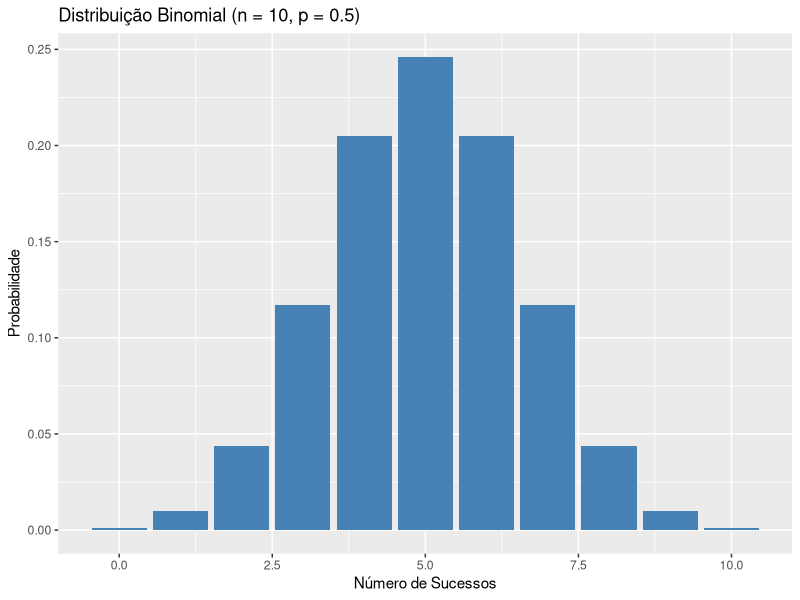
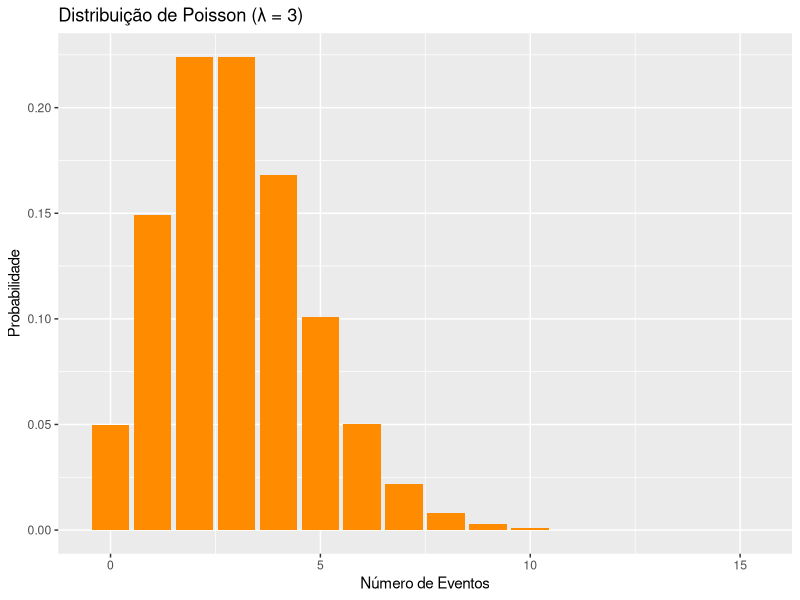
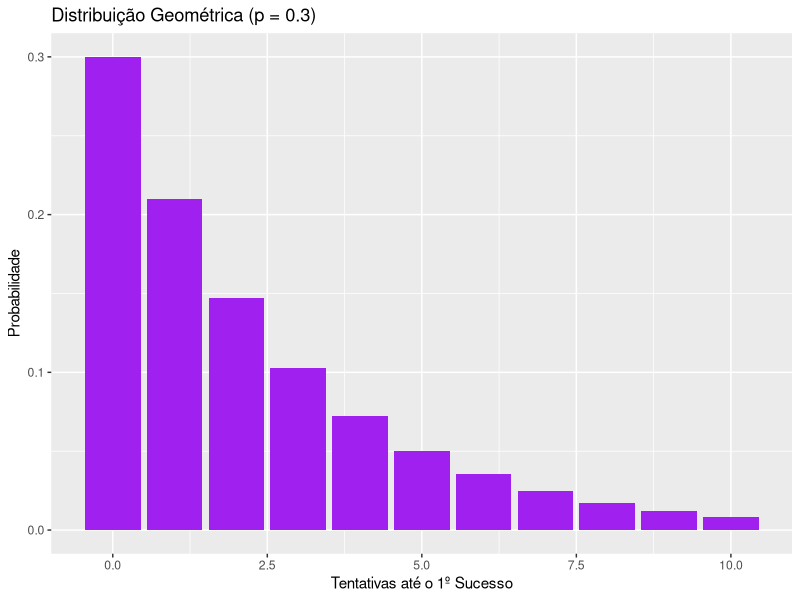
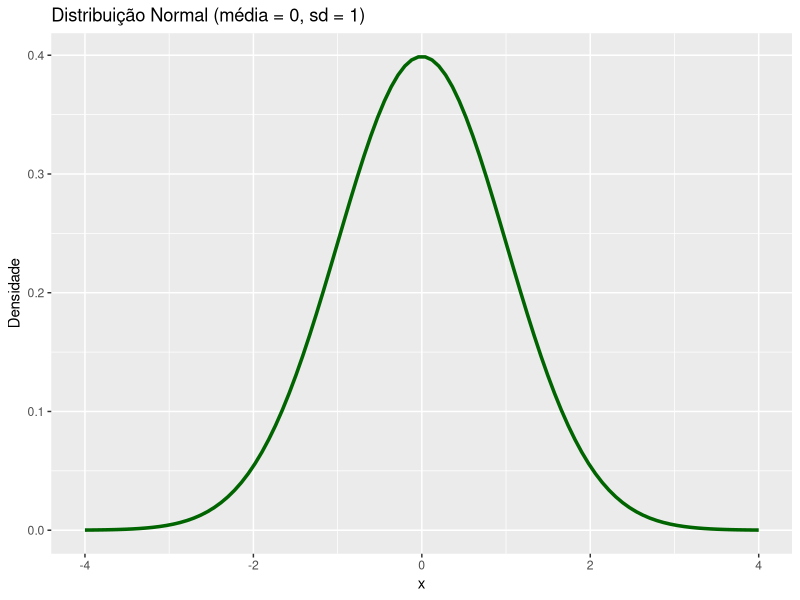
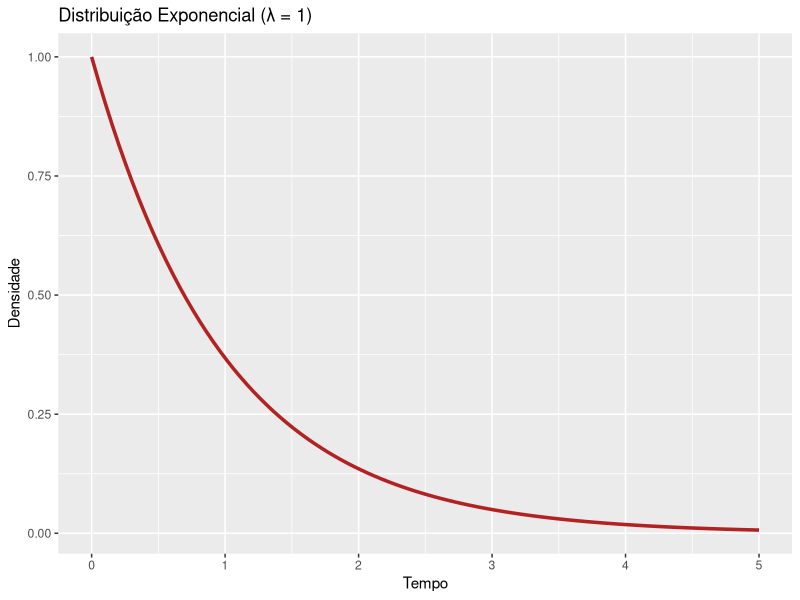
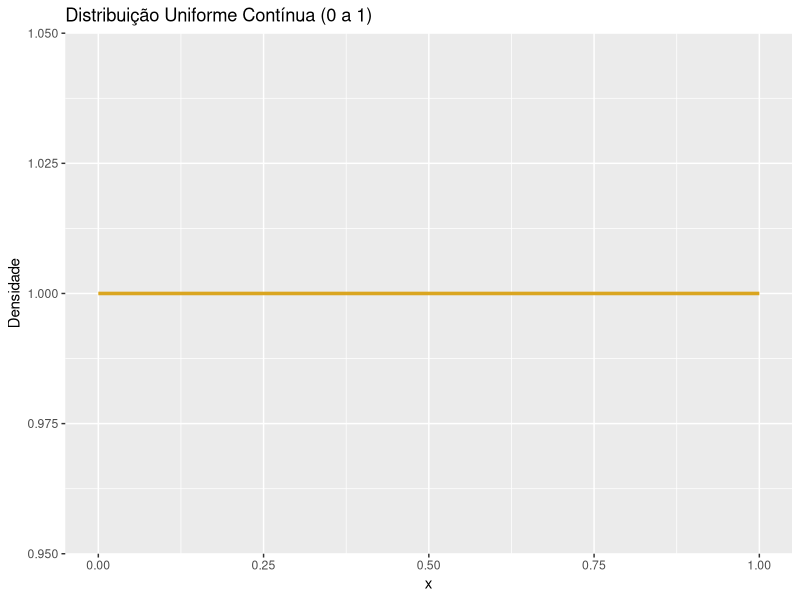
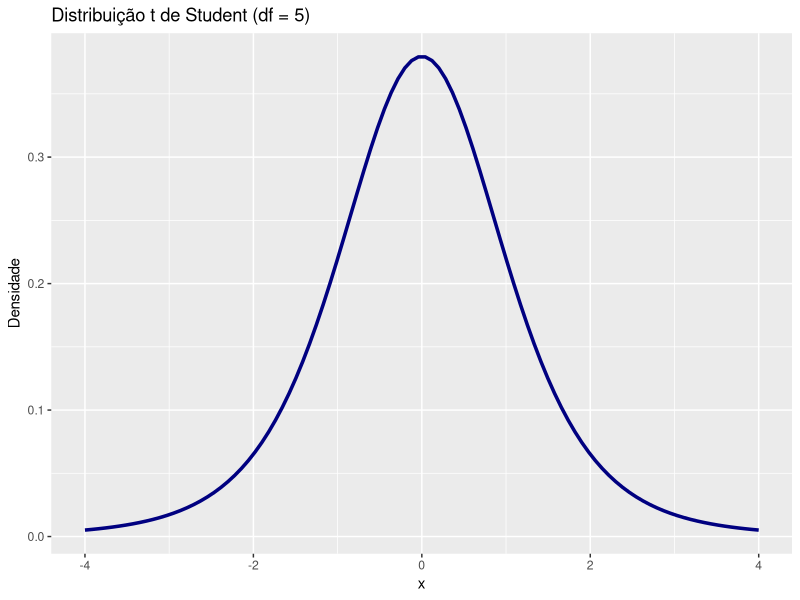
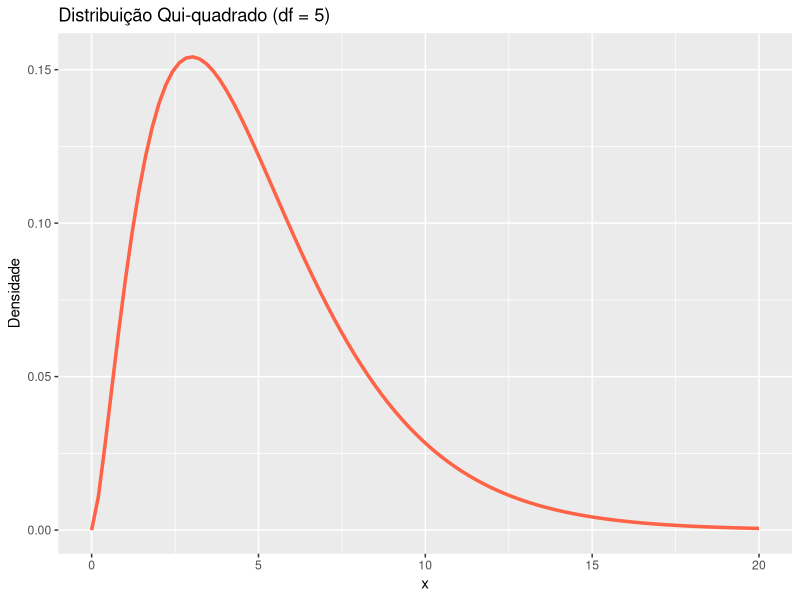

Write R code to recreate these figures, in order.
## ---- chunk 1
knitr::opts_chunk$set(echo = TRUE)
library(ggplot2)
library(dplyr)
## ---- chunk 2
n <- 10
p <- 0.5
x <- 0:n
y <- dbinom(x, size = n, prob = p)

ggplot(data.frame(x, y), aes(x, y)) +
  geom_bar(stat = "identity", fill = "steelblue") +
  labs(title = "Distribuição Binomial (n = 10, p = 0.5)", x = "Número de Sucessos", y = "Probabilidade")
## ---- chunk 3
lambda <- 3
x <- 0:15
y <- dpois(x, lambda)

ggplot(data.frame(x, y), aes(x, y)) +
  geom_bar(stat = "identity", fill = "darkorange") +
  labs(title = "Distribuição de Poisson (λ = 3)", x = "Número de Eventos", y = "Probabilidade")
## ---- chunk 4
p <- 0.3
x <- 0:10
y <- dgeom(x, prob = p)

ggplot(data.frame(x, y), aes(x, y)) +
  geom_bar(stat = "identity", fill = "purple") +
  labs(title = "Distribuição Geométrica (p = 0.3)", x = "Tentativas até o 1º Sucesso", y = "Probabilidade")
## ---- chunk 5
x <- seq(-4, 4, length.out = 100)
y <- dnorm(x)

ggplot(data.frame(x, y), aes(x, y)) +
  geom_line(color = "darkgreen", linewidth = 1.2) +
  labs(title = "Distribuição Normal (média = 0, sd = 1)", x = "x", y = "Densidade")
## ---- chunk 6
lambda <- 1
x <- seq(0, 5, length.out = 100)
y <- dexp(x, rate = lambda)

ggplot(data.frame(x, y), aes(x, y)) +
  geom_line(color = "firebrick", size = 1.2) +
  labs(title = "Distribuição Exponencial (λ = 1)", x = "Tempo", y = "Densidade")
## ---- chunk 7
x <- seq(0, 1, length.out = 100)
y <- dunif(x, min = 0, max = 1)

ggplot(data.frame(x, y), aes(x, y)) +
  geom_line(color = "goldenrod", size = 1.2) +
  labs(title = "Distribuição Uniforme Contínua (0 a 1)", x = "x", y = "Densidade")
## ---- chunk 8
x <- seq(-4, 4, length.out = 100)
y <- dt(x, df = 5)

ggplot(data.frame(x, y), aes(x, y)) +
  geom_line(color = "navy", size = 1.2) +
  labs(title = "Distribuição t de Student (df = 5)", x = "x", y = "Densidade")
## ---- chunk 9
x <- seq(0, 20, length.out = 100)
y <- dchisq(x, df = 5)

ggplot(data.frame(x, y), aes(x, y)) +
  geom_line(color = "tomato", size = 1.2) +
  labs(title = "Distribuição Qui-quadrado (df = 5)", x = "x", y = "Densidade")
## ---- chunk 10
x <- seq(0, 5, length.out = 100)
y <- df(x, df1 = 5, df2 = 10)

ggplot(data.frame(x, y), aes(x, y)) +
  geom_line(color = "darkviolet", size = 1.2) +
  labs(title = "Distribuição F de Fisher (df1 = 5, df2 = 10)", x = "x", y = "Densidade")
